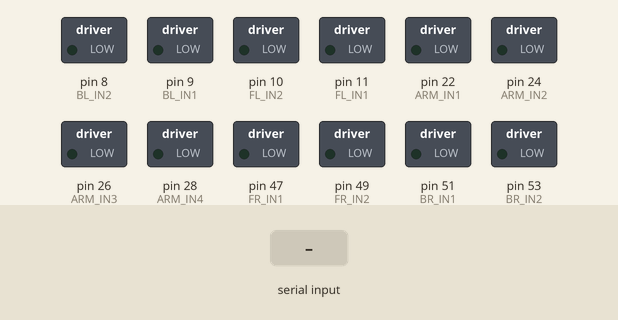
The sketch below on a simulated Arduino Mega 2560, built with avr-gcc and run on an emulated ATmega2560. On the bench: switched loads named in the sketch (green lamp = pin HIGH). The test bench sets the inputs (shaded band). What the sketch prints to the serial monitor is not drawn.

Above: at 1.2 s.
1.3 s: "1" received over Serial
At 2.4 s:
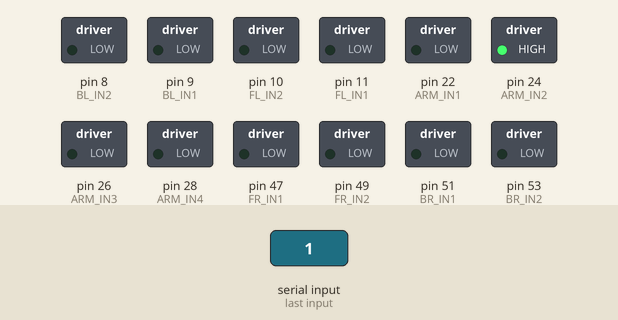
2.8 s: "2" received over Serial
At 3.6 s:
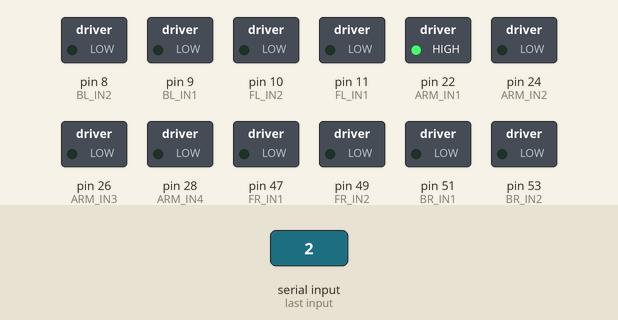
4.3 s: "3" received over Serial
At 4.7 s:
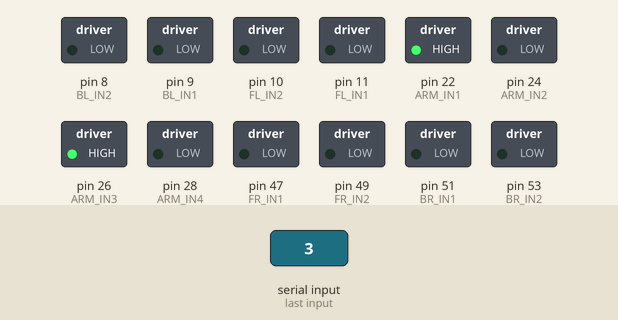
5.8 s: "4" received over Serial
At 7.0 s:
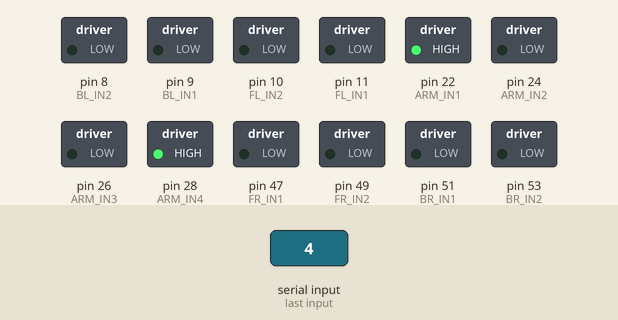
7.3 s: "F" received over Serial
At 8.2 s:
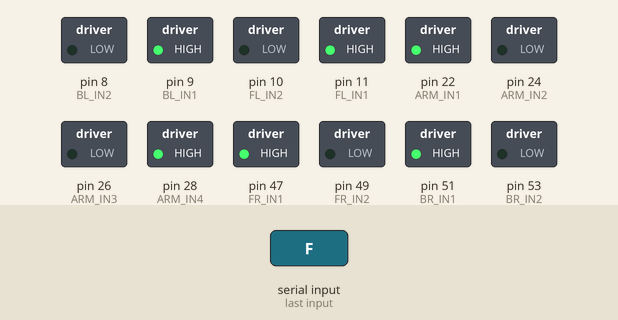
8.8 s: "B" received over Serial
At 9.3 s:
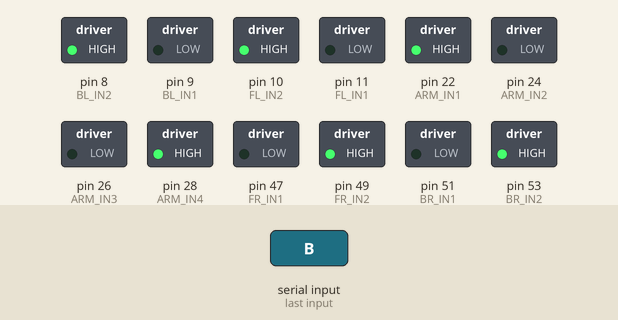
Timing chart, 0 to 11.3 s (numbered marks = the images above; inputs shaded):
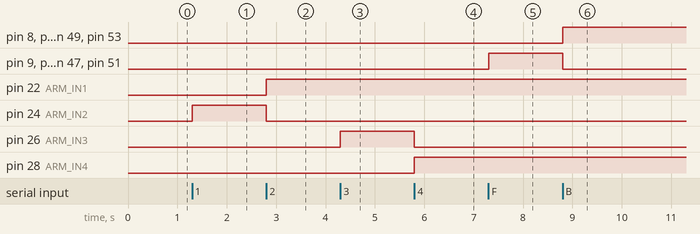

The sketch:

Arm_and_Wheel.ino
```cpp
// ==========================================
// Robot Control (Arm & Omnidirectional wheels)全能機器人整合控制 (手臂 + 全向輪)
// ==========================================

// --- Arm ---
int ARM_IN1 = 22;
int ARM_IN2 = 24; // Claw Motor
int ARM_IN3 = 26;
int ARM_IN4 = 28; // Stretching Motor

// --- Omnidirectional Wheels ---
// Front&Left 左前 (FL)
int FL_IN1 = 11; int FL_IN2 = 10;
// Behind&Left左後 (BL)
int BL_IN1 = 9; int BL_IN2 = 8;
// Front&Right右前 (FR)
int FR_IN1 = 47; int FR_IN2 = 49;
// Behind&Right右後 (BR)
int BR_IN1 = 51; int BR_IN2 = 53;

void setup() {
  Serial.begin(9600); // Baud Rate setting 開啟通訊

  // 1. Arm  Pin Setting初始化手臂腳位
  pinMode(ARM_IN1, OUTPUT); pinMode(ARM_IN2, OUTPUT);
  pinMode(ARM_IN3, OUTPUT); pinMode(ARM_IN4, OUTPUT);

  // 2. Wheel Pins Settings初始化輪子腳位
  pinMode(FL_IN1, OUTPUT); pinMode(FL_IN2, OUTPUT);
  pinMode(FR_IN1, OUTPUT); pinMode(FR_IN2, OUTPUT);
  pinMode(BL_IN1, OUTPUT); pinMode(BL_IN2, OUTPUT);
  pinMode(BR_IN1, OUTPUT); pinMode(BR_IN2, OUTPUT);

  stop_all(); // Stop initially 預設全部停止
  Serial.println("Robot Ready: Arm + Wheels");
}

void loop() {
  // Python Command 監聽 Python 指令
  if (Serial.available() > 0) {
    char cmd = Serial.read();

    switch (cmd) {
      // --- Arm Control手臂控制區 ---
      case '1': // Stretch Arm 伸長
        digitalWrite(ARM_IN1, LOW); digitalWrite(ARM_IN2, HIGH);
        break;
      case '2': // Arm Contraction 縮回
        digitalWrite(ARM_IN1, HIGH); digitalWrite(ARM_IN2, LOW);
        break;
      case '3': // Grabbing 夾取
        digitalWrite(ARM_IN3, HIGH); digitalWrite(ARM_IN4, LOW);
        break;
      case '4': // Put Down 放開
        digitalWrite(ARM_IN3, LOW); digitalWrite(ARM_IN4, HIGH);
        break;

      // --- Wheel Control 輪子控制區 ---
      case 'F': moveForward(); break;
      case 'B': moveBackward(); break;
      case 'L': moveLeft(); break;
      case 'R': moveRight(); break;
      case 'Q': rotateLeft(); break;
      case 'E': rotateRight(); break;

      // --- Stop 停止區 ---
      case 'S': // 停止所有 (輪子+手臂)
      case 's':
        stop_all();
        break;
    }
  }
}

// =======================
// Actions 動作函式庫
// =======================

void stop_all() {
  // Stop the Arm 停手臂
  digitalWrite(ARM_IN1, LOW); digitalWrite(ARM_IN2, LOW);
  digitalWrite(ARM_IN3, LOW); digitalWrite(ARM_IN4, LOW);
  // Stop the Wheel 停輪子
  motor(1, 0); motor(2, 0); motor(3, 0); motor(4, 0);
}

// --- Wheel Movement Definition輪子動作定義 ---
void moveForward() { motor(1, 1); motor(2, 1); motor(3, 1); motor(4, 1); }
void moveBackward(){ motor(1, -1); motor(2, -1); motor(3, -1); motor(4, -1); }
void moveLeft()    { motor(1, -1); motor(2, 1); motor(3, 1); motor(4, -1); }
void moveRight()   { motor(1, 1); motor(2, -1); motor(3, -1); motor(4, 1); }
void rotateLeft()  { motor(1, -1); motor(2, 1); motor(3, -1); motor(4, 1); }
void rotateRight() { motor(1, 1); motor(2, -1); motor(3, 1); motor(4, -1); }

// --- Wheel Motor Commands底層馬達驅動 (查表法) ---
void motor(int id, int dir) {
  int in1, in2;
  if (id == 1)      { in1 = FL_IN1; in2 = FL_IN2; }
  else if (id == 2) { in1 = FR_IN1; in2 = FR_IN2; }
  else if (id == 3) { in1 = BL_IN1; in2 = BL_IN2; }
  else if (id == 4) { in1 = BR_IN1; in2 = BR_IN2; }
  else return;

  if (dir == 1)      { digitalWrite(in1, HIGH); digitalWrite(in2, LOW); }
  else if (dir == -1){ digitalWrite(in1, LOW); digitalWrite(in2, HIGH); }
  else               { digitalWrite(in1, LOW); digitalWrite(in2, LOW); }
}
```

Measured:
- after the input at 1.3 s, pin 24 (ARM_IN2): LOW → HIGH at once
- after the input at 2.8 s, pin 22 (ARM_IN1): LOW → HIGH at once; pin 24 (ARM_IN2): HIGH → LOW at once
- after the input at 4.3 s, pin 26 (ARM_IN3): LOW → HIGH at once
- after the input at 5.8 s, pin 26 (ARM_IN3): HIGH → LOW at once; pin 28 (ARM_IN4): LOW → HIGH at once
- after the input at 7.3 s, pin 9 (BL_IN1), pin 11 (FL_IN1), pin 47 (FR_IN1), pin 51 (BR_IN1): LOW → HIGH at once
- after the input at 8.8 s, pin 8 (BL_IN2), pin 10 (FL_IN2), pin 49 (FR_IN2), pin 53 (BR_IN2): LOW → HIGH at once; pin 9 (BL_IN1), pin 11 (FL_IN1), pin 47 (FR_IN1), pin 51 (BR_IN1): HIGH → LOW at once
